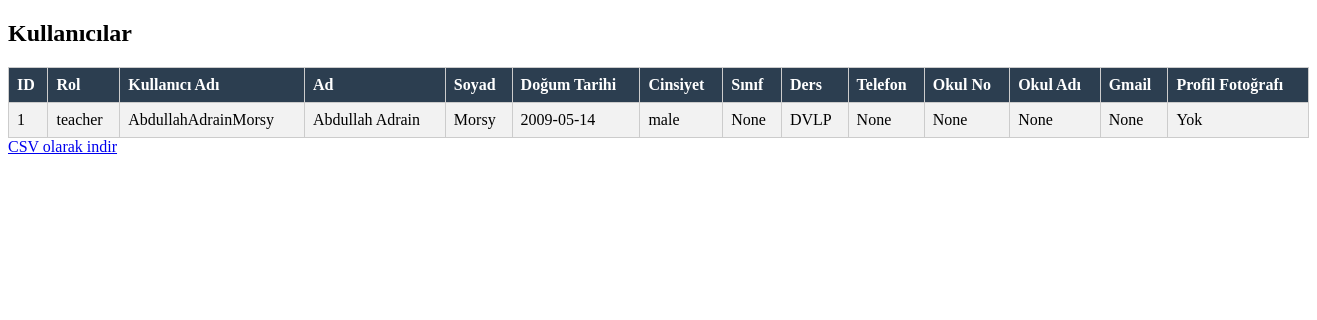
/admin/users (signed in), run on an earlier commit of the app's database.
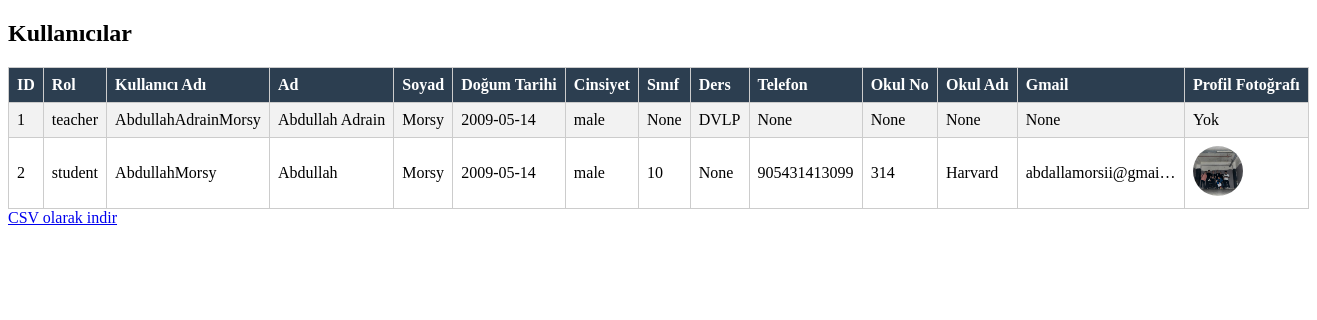
And on a later commit of the database.
### tables this page shows
CREATE TABLE users (
                        id INTEGER PRIMARY KEY AUTOINCREMENT,
                        role TEXT NOT NULL,
                        username TEXT UNIQUE NOT NULL,
                        password TEXT NOT NULL,
                        name TEXT,
                        surname TEXT,
                        birthdate TEXT,
                        gender TEXT,
                        class TEXT,
                        subject TEXT,
                        phone TEXT,
                        school_number TEXT,
                        school_name TEXT,
                        gmail TEXT,
                        profile_picture TEXT
                    );

### app.py (the view)
@app.route("/admin/users")
def list_users():
    if "username" not in session or session["username"] not in ALLOWED_ADMIN_USERNAMES:
        flash("Yetkiniz yok.")
        return redirect(url_for("login"))
    with sqlite3.connect(DB_NAME) as conn:
        c = conn.cursor()
        c.execute("""SELECT id, role, username, name, surname, birthdate, gender, class, subject,
                            phone, school_number, school_name, gmail, profile_picture
                     FROM users""")
        users = c.fetchall()
    return render_template("users.html", users=users)

### templates/users.html (shortened to what this page needs)
<!DOCTYPE html>
<html>
<head>
</head>
<body>
  <h2>Kullanıcılar</h2>
  <table border="1">
    <tr>
        <th>ID</th>
        <th>Rol</th>
        <th>Kullanıcı Adı</th>
        <th>Ad</th>
        <th>Soyad</th>
        <th>Doğum Tarihi</th>
        <th>Cinsiyet</th>
        <th>Sınıf</th>
        <th>Ders</th>
        <th>Telefon</th>
        <th>Okul No</th>
        <th>Okul Adı</th>
        <th>Gmail</th>
        <th>Profil Fotoğrafı</th>
    </tr>
    {% for u in users %}
    <tr>
        <td>{{ u[0] }}</td>
        <td>{{ u[1] }}</td>
        <td>{{ u[2] }}</td>
        <td>{{ u[3] }}</td>
        <td>{{ u[4] }}</td>
        <td>{{ u[5] }}</td>
        <td>{{ u[6] }}</td>
        <td>{{ u[7] }}</td>
        <td>{{ u[8] }}</td>
        <td>{{ u[9] }}</td>
        <td>{{ u[10] }}</td>
        <td>{{ u[11] }}</td>
        <td>{{ u[12] }}</td>
        <td>
            {% if u[13] %}
              <a href="{{ url_for('static', filename='profile_pics/' ~ u[13]) }}" download="{{ u[1] }}_profile.jpg">
                <img src="{{ url_for('static', filename='profile_pics/' ~ u[13]) }}" class="profile-thumb">
              </a>
            {% else %}
              Yok
            {% endif %}
          </td>
    </tr>
    {% endfor %}
  </table>
  <a href="{{ url_for('export_users') }}">CSV olarak indir</a>
</body>
</html>

### templates/users.html (style rules this page uses)
table { width: 100%; border-collapse: collapse; }
th, td { border: 1px solid #ccc; padding: 8px; text-align: left; max-width: 150px; white-space: nowrap; overflow: hidden; text-overflow: ellipsis; }
th { background-color: #2c3e50; color: white; }
tr:nth-child(even) { background-color: #f2f2f2; }
img.profile-thumb { width: 50px; height: 50px; object-fit: cover; cursor: pointer; border-radius: 50%; }

What changed in the data, as far as the page shows it:
added users: id "2", role "student", username "AbdullahMorsy", name "Abdullah", surname "Morsy", birthdate "2009-05-14", gender "male", class "10", u "None", phone "905431413099", school_number "314", school_name "Harvard", gmail "abdallamorsii@gmai…", profile_picture (picture)
